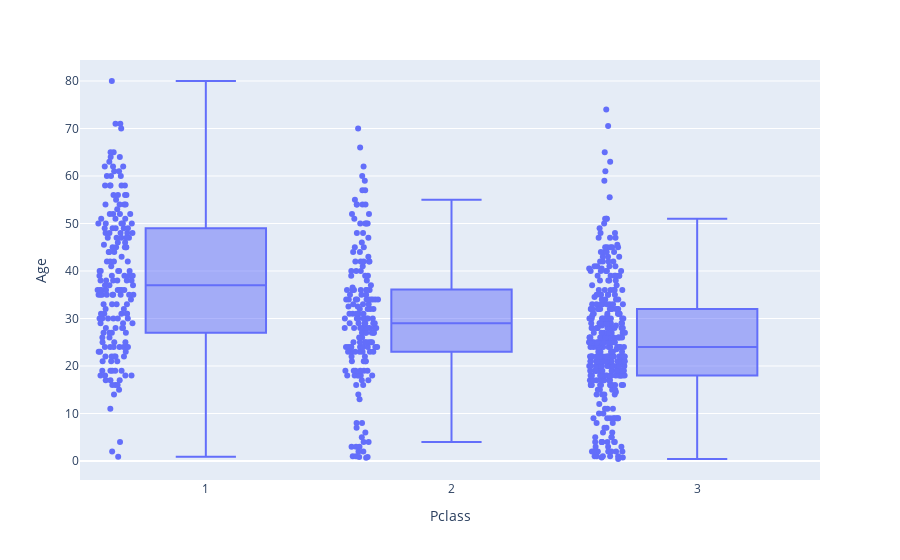

The code cell stored with this chart in its notebook:
### Markdown cell above
>**❗ NOTE:**  If you want to see the underlying data, you just have to pass 'all' to the points parameter like this:

### Code cell
fig = px.box(data, x='Pclass', y="Age", points="all")
fig.show()

### Figure 1 — Plotly figure (JSON) as saved in the notebook; plotly's stock layout.template omitted (floating-point values rounded to 4 significant figures; data arrays with more than 128 entries replaced by an {"elided": "..."} marker saying what was removed)
{"data": [{"alignmentgroup": "True", "boxpoints": "all", "hovertemplate": "Pclass=%{x}<br>Age=%{y}<extra></extra>", "legendgroup": "", "marker": {"color": "#636efa"}, "name": "", "notched": false, "offsetgroup": "", "orientation": "v", "showlegend": false, "type": "box", "x": {"elided": "891 int values"}, "x0": " ", "xaxis": "x", "y": {"elided": "891 float values"}, "y0": " ", "yaxis": "y"}], "layout": {"boxmode": "group", "legend": {"tracegroupgap": 0}, "margin": {"t": 60}, "xaxis": {"anchor": "y", "domain": [0, 1], "title": {"text": "Pclass"}}, "yaxis": {"anchor": "x", "domain": [0, 1], "title": {"text": "Age"}}}}
